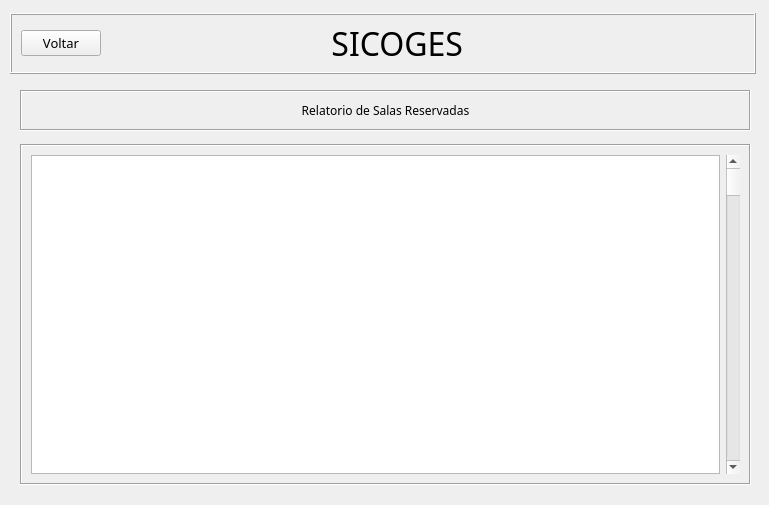
<?xml version="1.0" encoding="UTF-8"?>
<ui version="4.0">
 <class>Widget</class>
 <widget class="QWidget" name="Widget">
  <property name="geometry">
   <rect>
    <x>0</x>
    <y>0</y>
    <width>769</width>
    <height>505</height>
   </rect>
  </property>
  <property name="windowTitle">
   <string>Widget</string>
  </property>
  <widget class="QFrame" name="gridFrame">
   <property name="geometry">
    <rect>
     <x>10</x>
     <y>13</y>
     <width>746</width>
     <height>61</height>
    </rect>
   </property>
   <property name="frameShape">
    <enum>QFrame::Box</enum>
   </property>
   <property name="frameShadow">
    <enum>QFrame::Raised</enum>
   </property>
   <property name="lineWidth">
    <number>1</number>
   </property>
   <layout class="QHBoxLayout" name="horizontalLayout_3">
    <item>
     <widget class="QPushButton" name="pushButton_relatorio_volar">
      <property name="sizePolicy">
       <sizepolicy hsizetype="Fixed" vsizetype="Fixed">
        <horstretch>0</horstretch>
        <verstretch>0</verstretch>
       </sizepolicy>
      </property>
      <property name="font">
       <font>
        <family>Versa</family>
        <pointsize>10</pointsize>
       </font>
      </property>
      <property name="layoutDirection">
       <enum>Qt::RightToLeft</enum>
      </property>
      <property name="text">
       <string>Voltar</string>
      </property>
      <property name="icon">
       <iconset theme="go-previous">
        <normaloff>../</normaloff>../</iconset>
      </property>
      <property name="flat">
       <bool>false</bool>
      </property>
     </widget>
    </item>
    <item>
     <widget class="QLabel" name="label_33">
      <property name="font">
       <font>
        <family>Versa</family>
        <pointsize>24</pointsize>
        <italic>false</italic>
        <bold>false</bold>
       </font>
      </property>
      <property name="text">
       <string>                           SICOGES</string>
      </property>
      <property name="alignment">
       <set>Qt::AlignJustify|Qt::AlignVCenter</set>
      </property>
     </widget>
    </item>
   </layout>
  </widget>
  <widget class="QFrame" name="gridFrame_8">
   <property name="geometry">
    <rect>
     <x>20</x>
     <y>144</y>
     <width>731</width>
     <height>341</height>
    </rect>
   </property>
   <property name="font">
    <font>
     <family>Versa</family>
     <italic>false</italic>
     <bold>false</bold>
     <underline>false</underline>
     <strikeout>false</strikeout>
    </font>
   </property>
   <property name="frameShape">
    <enum>QFrame::Box</enum>
   </property>
   <property name="frameShadow">
    <enum>QFrame::Sunken</enum>
   </property>
   <layout class="QGridLayout" name="gridLayout_7">
    <item row="0" column="0">
     <layout class="QHBoxLayout" name="horizontalLayout_29">
      <property name="spacing">
       <number>0</number>
      </property>
      <property name="sizeConstraint">
       <enum>QLayout::SetDefaultConstraint</enum>
      </property>
      <item>
       <widget class="QTableView" name="tableView_relatorio"/>
      </item>
     </layout>
    </item>
    <item row="0" column="1">
     <widget class="QScrollBar" name="verticalScrollBar_relatorio">
      <property name="orientation">
       <enum>Qt::Vertical</enum>
      </property>
     </widget>
    </item>
   </layout>
  </widget>
  <widget class="QFrame" name="horizontalFrame_7">
   <property name="geometry">
    <rect>
     <x>20</x>
     <y>90</y>
     <width>731</width>
     <height>41</height>
    </rect>
   </property>
   <property name="frameShape">
    <enum>QFrame::Box</enum>
   </property>
   <property name="frameShadow">
    <enum>QFrame::Sunken</enum>
   </property>
   <layout class="QHBoxLayout" name="horizontalLayout_30">
    <item>
     <widget class="QLabel" name="label_35">
      <property name="font">
       <font>
        <family>Versa</family>
        <strikeout>false</strikeout>
        <kerning>true</kerning>
       </font>
      </property>
      <property name="text">
       <string>Relatorio de Salas Reservadas</string>
      </property>
      <property name="alignment">
       <set>Qt::AlignCenter</set>
      </property>
     </widget>
    </item>
   </layout>
  </widget>
 </widget>
 <resources/>
 <connections/>
</ui>
